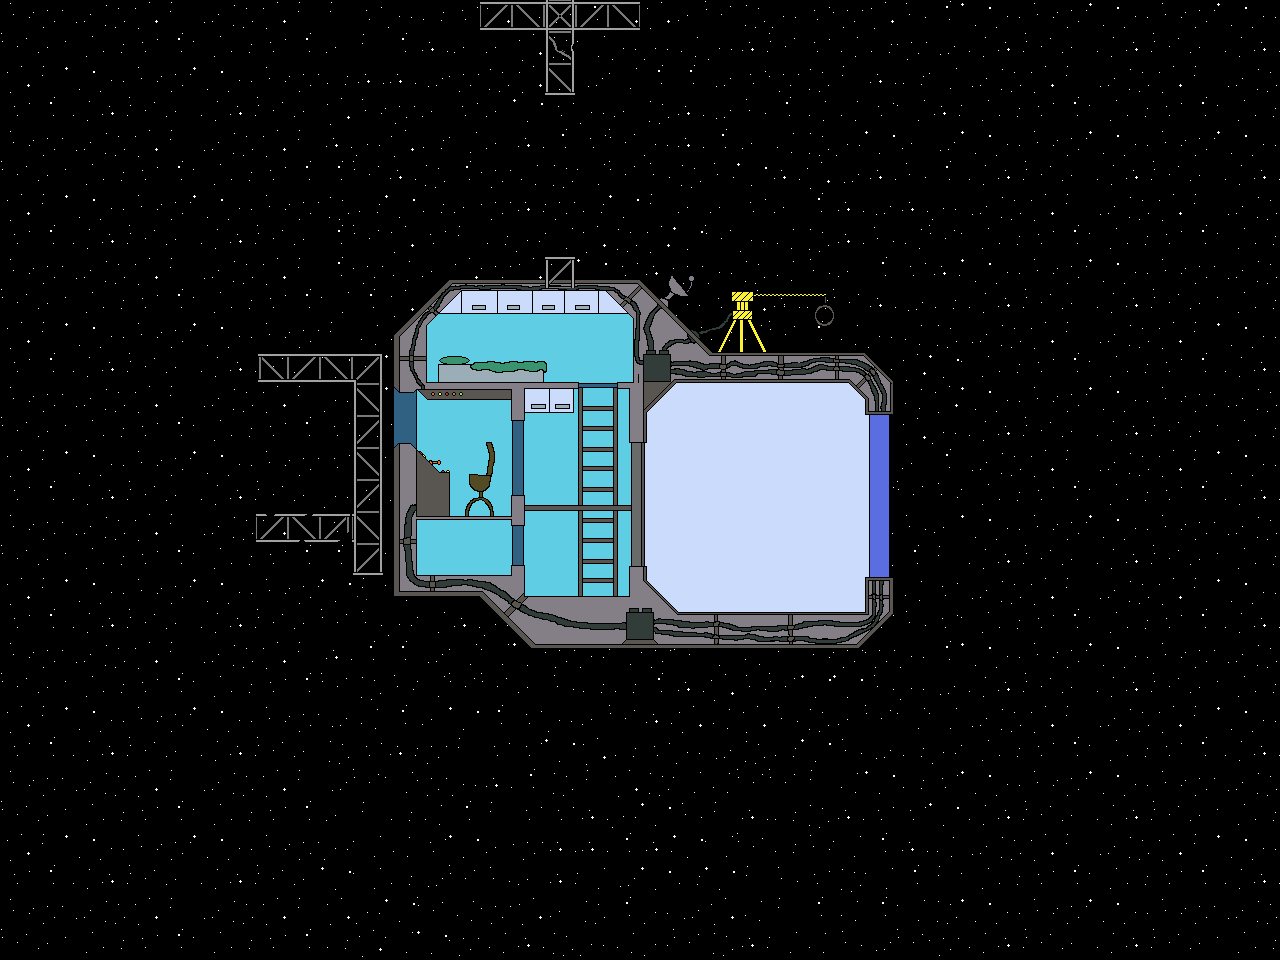

Rendered tile map (Tiled .tmx) drawn with the repository's tilesets; below, a short description and the map source with its tile grids summarised:
An orthogonal 40x30 tile map with 32x32 px tiles, 3 tile layers (Space, Background, Collision), 3 tilesets.

<map version="1.4" tiledversion="1.4.1" orientation="orthogonal" renderorder="right-down" width="40" height="30" tilewidth="32" tileheight="32" infinite="0" nextlayerid="5" nextobjectid="1">
 <tileset firstgid="1" source="SpaceStation.tsx" />
 <tileset firstgid="257" source="space_bg.tsx" />
 <tileset firstgid="273" source="SpaceStation_Sprites.tsx" />
 <layer id="3" name="Space" width="40" height="30">
  <data>[1200 cells, 1200 non-empty, 16 distinct tile ids]</data>
 </layer>
 <layer id="1" name="Background" width="40" height="30">
  <data>[1200 cells, 208 non-empty, 208 distinct tile ids]</data>
 </layer>
 <layer id="2" name="Collision" width="40" height="30">
  <data>[1200 cells, 133 non-empty, 127 distinct tile ids]</data>
 </layer>
</map>